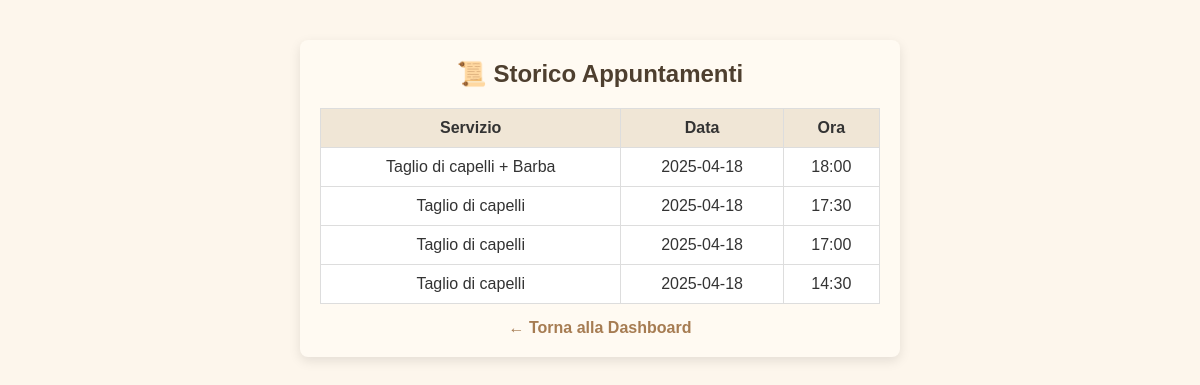
The app's page /user_history (signed in), older data.
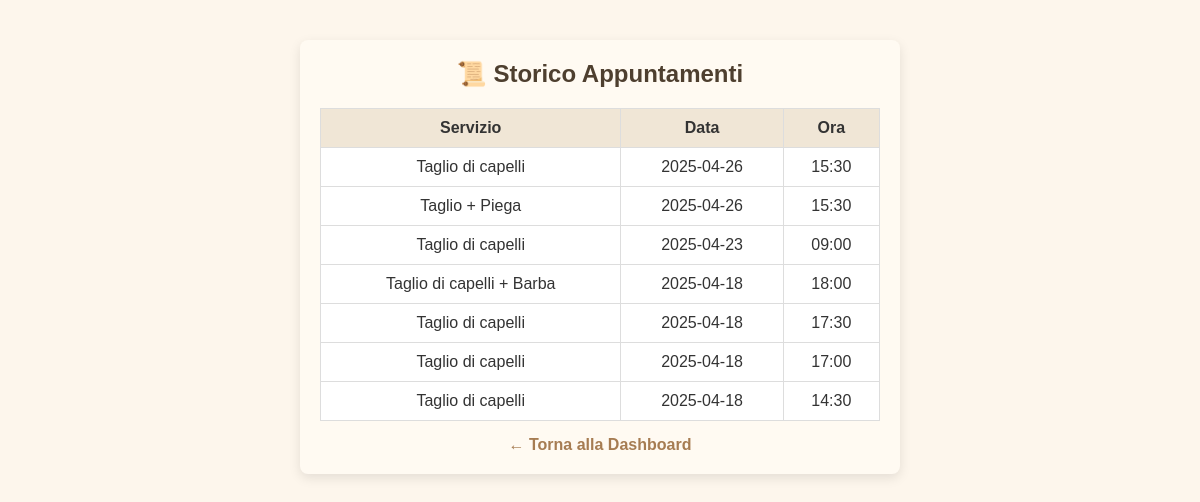
The same page, newer data.
### tables this page shows
CREATE TABLE appointments (
            id INTEGER PRIMARY KEY AUTOINCREMENT,
            user_id INTEGER NOT NULL,
            service TEXT NOT NULL,
            date TEXT NOT NULL,
            time TEXT NOT NULL, barber TEXT NOT NULL DEFAULT 'Mattia', tipo TEXT DEFAULT 'barbiere',
            FOREIGN KEY (user_id) REFERENCES users(id)
        );

### app.py (the view)
@app.route('/user_history')
def user_history():
    if 'user_id' not in session:
        return redirect(url_for('login_user'))
    user_id = session['user_id']
    today = datetime.now().strftime("%Y-%m-%d")
    now_time = datetime.now().strftime("%H:%M")
    conn = sqlite3.connect('bookings.db')
    cursor = conn.cursor()
    cursor.execute("""
        SELECT service, date, time
        FROM appointments
        WHERE user_id = ? AND (date < ? OR (date = ? AND time < ?))
        ORDER BY date DESC, time DESC
    """, (user_id, today, today, now_time))
    appointments = cursor.fetchall()
    conn.close()
    return render_template('user_history.html', appointments=appointments)

### templates/user_history.html (shortened to what this page needs)
<!DOCTYPE html>
<html lang="it">
<head>
  <link rel="stylesheet" href="{{ url_for('static', filename='style.css') }}">
</head>
<body>
  <div class="container">
    <h2>📜 Storico Appuntamenti</h2>
    {% if appointments %}
      <table>
        <thead>
          <tr>
            <th>Servizio</th>
            <th>Data</th>
            <th>Ora</th>
          </tr>
        </thead>
        <tbody>
          {% for a in appointments %}
          <tr>
            <td>{{ a[0] }}</td>
            <td>{{ a[1] }}</td>
            <td>{{ a[2] }}</td>
          </tr>
          {% endfor %}
        </tbody>
      </table>
    {% else %}
      <p>Non hai appuntamenti passati.</p>
    {% endif %}
    <a href="{{ url_for('user_dashboard') }}">← Torna alla Dashboard</a>
  </div>
</body>
</html>

### static/style.css (style rules this page uses)
* { box-sizing: border-box; margin: 0; padding: 0; }
body { font-family: 'Arial', sans-serif; background-color: #fdf6ec; color: #333; display: flex; flex-direction: column; align-items: center; padding: 20px; }
.container { width: 100%; max-width: 600px; background: #fffaf2; padding: 20px; border-radius: 8px; box-shadow: 0 4px 12px rgba(0, 0, 0, 0.1); margin: 20px 0; }
h1, h2, h3 { text-align: center; color: #4e3f2f; margin-bottom: 15px; }
a { display: block; text-align: center; margin-top: 15px; text-decoration: none; color: #a67c52; font-weight: bold; }
table { width: 100%; border-collapse: collapse; margin-top: 20px; background-color: #fff; color: #333; }
table, th, td { border: 1px solid #ddd; }
th, td { padding: 10px; text-align: center; }
th { background-color: #f0e6d6; color: #333; }

Row changes from the older to the newer data that the page shows:
added appointments: service "Taglio di capelli", date "2025-04-26", time "15:30"
added appointments: service "Taglio + Piega", date "2025-04-26", time "15:30"
added appointments: service "Taglio di capelli", date "2025-04-23", time "09:00"
